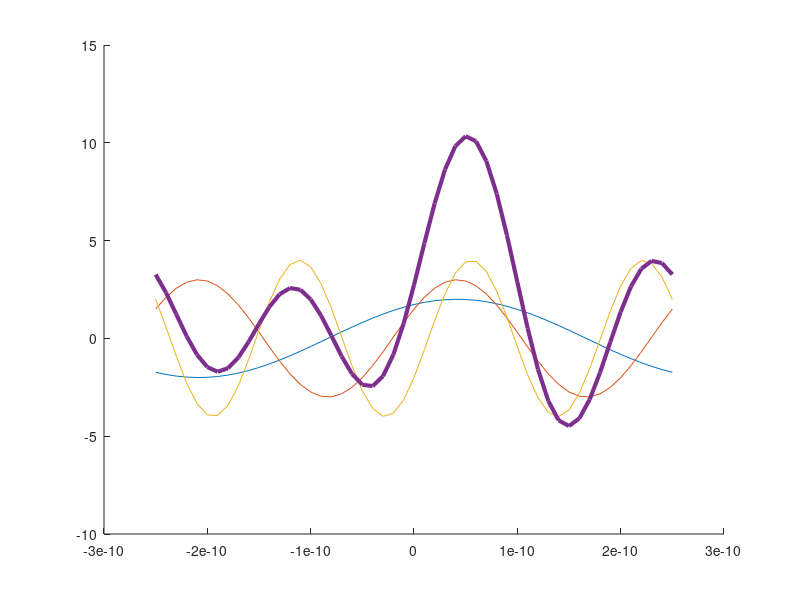

Write the MATLAB code that produced this figure. (Note: this script raises an error after producing the figure.)
%
% Define a composite signal given multiple sinusoids then extract the
% sinusoids via Fourier transform.  The assumed base frequency can be
% subject to a fixed bias.
%
% Kurt Motekew  2022/08/05
%

clear;

  % Speed of light, m/s
c = 3e8;

  % Base frequency
freq = 2.0e9;
  % Assumed base frequency bias for reconstruction
df = 100e6;

w1 = 2*pi*freq;
dw = 2*pi*df;

  % Define sinusoids composing the signal using more human readable
  % polar format
a0 = 3;
  % Component sinusoids
ai = [2 3 4];
phii = pi*[30 60 120]/180;

  % Fraction of period for time increment
frac_pd = .02;

  %
  % End user inputs
  %

  % Period and increment
pd = 1/freq;
dt = frac_pd*pd;
t = (-pd/2):dt:(pd/2);
nt = size(t,2);
  % Number of component sinusoids
ncs = size(ai,2);

fprintf('\nFundamental frequency %1.1e Hz', freq);
fprintf(' and wavelength %1.3e m', c/freq);
fprintf('\nError in Assumed Base Frequency During Reconstruction is');
fprintf(' %1.1e Hz', df);

  % harmonic frequencies of component sinusoids
ni = 1:ncs;
wi = ni*w1;

  % Plot truth values
figure; hold on;
y = zeros(1,nt);
yi = zeros(ncs,nt);
for ii = 1:ncs
  yi(ii,:) = ai(ii)*cos(wi(ii)*t - phii(ii));
  y = y + yi(ii,:);
  plot(t, yi(ii,:));
end
y = y + a0/2;
plot(t, y, 'linewidth',3);

  % Extract components based on potentially biased base frequency
ai_hat = zeros(size(ai));
phii_hat = zeros(size(ai));
ci_hat = zeros(size(ai));
di_hat = zeros(size(ai));
yi_hat = zeros(size(ai));
wi_hat = dw + ni*w1;
c0_hat = (2.0/pd)*trapz(t, y);
a0_hat = c0_hat;
for ii = 1:ncs
  ci_hat(ii) = (2.0/pd)*trapz(t, yi(ii,:).*cos(wi_hat(ii)*t));
  di_hat(ii) = (2.0/pd)*trapz(t, yi(ii,:).*sin(wi_hat(ii)*t));
  [ai_hat(ii), phii_hat(ii)] = sig_rect2polar(ci_hat(ii), di_hat(ii));
end

  % Check error in solution
fprintf('\ndA0: %1.1e,  ||dAn||: %1.1e,  ||dPhin||: %1.1e',...
         abs(a0 - a0_hat), norm(ai - ai_hat), norm(phii - phii_hat));
  % Plot estimated composite signal
y_hat = zeros(size(y));
for ii = 1:ncs
  y_hat = y_hat + ci_hat(ii)*cos(wi_hat(ii)*t) + di_hat(ii)*sin(wi_hat(ii)*t);
end
y_hat = y_hat + c0_hat/2;
plot(t, y_hat, '+');
stitle = sprintf('%1.1e Hz with Base Frequency Bias %1.1e Hz', freq, df);
title(stitle);
grid on;

fprintf('\n');
